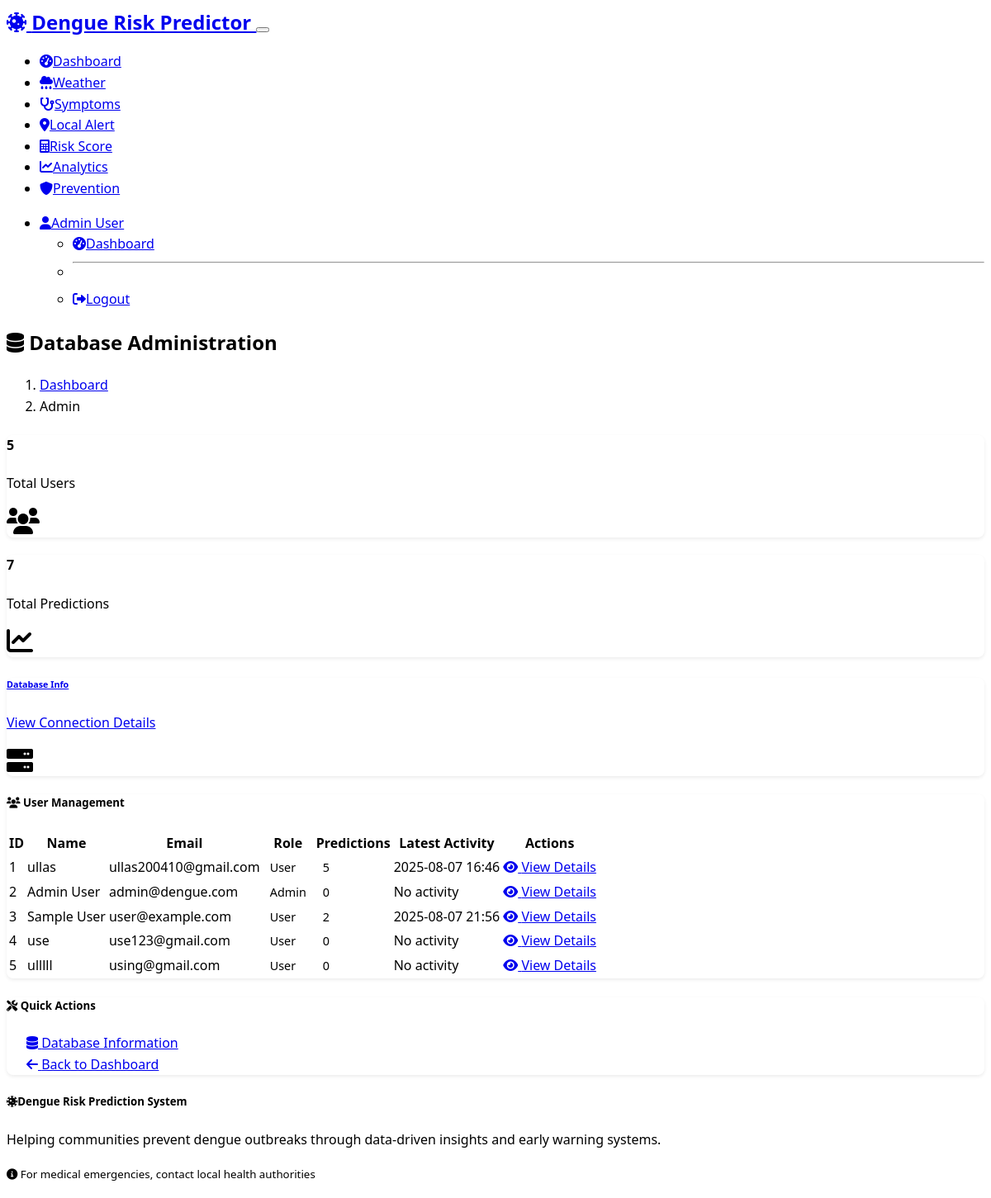
The app's page /admin (signed in) with its own data.
### app.py (models this page shows)
class User(UserMixin, db.Model):
    id = db.Column(db.Integer, primary_key=True)
    name = db.Column(db.String(100), nullable=False)
    email = db.Column(db.String(120), unique=True, nullable=False)
    password_hash = db.Column(db.String(256), nullable=False)
    is_admin = db.Column(db.Boolean, default=False, nullable=False)
    histories = db.relationship('History', backref='user', lazy=True, cascade='all, delete-orphan')

class History(db.Model):
    id = db.Column(db.Integer, primary_key=True)
    user_id = db.Column(db.Integer, db.ForeignKey('user.id'), nullable=False)
    city_name = db.Column(db.String(100), nullable=False)
    risk_level = db.Column(db.String(50), nullable=False)
    temperature = db.Column(db.Float, nullable=True)
    humidity = db.Column(db.Float, nullable=True)
    date_time = db.Column(db.DateTime, default=datetime.utcnow)

### app.py (the view)
@app.route('/admin')
@admin_required
def admin_dashboard():
    try:
        users = db.session.query(User).all()
        user_data = []
        for user in users:
            user_info = {
                'id': user.id,
                'name': user.name,
                'email': user.email,
                'is_admin': user.is_admin,
                'history_count': len(user.histories),
                'latest_activity': max([h.date_time for h in user.histories]) if user.histories else None
            }
            user_data.append(user_info)
        total_users = len(users)
        total_predictions = db.session.query(History).count()
        return render_template('admin_dashboard.html',
                             users=user_data,
                             total_users=total_users,
                             total_predictions=total_predictions)
    except Exception as e:
        logging.error(f"Admin dashboard error: {str(e)}")
        flash(f'Error loading admin dashboard: {str(e)}', 'error')
        return redirect(url_for('dashboard'))

### app.py (called while the page is built)
@login_manager.user_loader
def load_user(user_id):
    return User.query.get(int(user_id))

def admin_required(f):
    from functools import wraps
    @wraps(f)
    def decorated_function(*args, **kwargs):
        if not current_user.is_authenticated:
            flash('Please log in to access this page.', 'error')
            return redirect(url_for('login'))
        if not current_user.is_admin:
            flash('You do not have permission to access this page.', 'error')
            return redirect(url_for('dashboard'))
        return f(*args, **kwargs)
    return decorated_function

### templates/admin_dashboard.html (shortened to what this page needs)
{% extends "base.html" %}
{% block content %}
<div class="container mt-4">
    <div class="row">
        <div class="col-12">
            <h2>
                <i class="fas fa-database"></i> Database Administration
            </h2>
            <nav aria-label="breadcrumb">
                <ol class="breadcrumb">
                    <li class="breadcrumb-item"><a href="{{ url_for('dashboard') }}">Dashboard</a></li>
                    <li class="breadcrumb-item active">Admin</li>
                </ol>
            </nav>
        </div>
    </div>
    <div class="row mb-4">
        <div class="col-md-4">
            <div class="card bg-primary text-white">
                <div class="card-body">
                    <div class="d-flex justify-content-between">
                        <div>
                            <h4>{{ total_users }}</h4>
                            <p class="mb-0">Total Users</p>
                        </div>
                        <div class="align-self-center">
                            <i class="fas fa-users fa-2x"></i>
                        </div>
                    </div>
                </div>
            </div>
        </div>
        <div class="col-md-4">
            <div class="card bg-success text-white">
                <div class="card-body">
                    <div class="d-flex justify-content-between">
                        <div>
                            <h4>{{ total_predictions }}</h4>
                            <p class="mb-0">Total Predictions</p>
                        </div>
                        <div class="align-self-center">
                            <i class="fas fa-chart-line fa-2x"></i>
                        </div>
                    </div>
                </div>
            </div>
        </div>
        <div class="col-md-4">
            <div class="card bg-info text-white">
                <div class="card-body">
                    <div class="d-flex justify-content-between">
                        <div>
                            <a href="{{ url_for('database_info') }}" class="text-white text-decoration-none">
                                <h6>Database Info</h6>
                                <p class="mb-0">View Connection Details</p>
                            </a>
                        </div>
                        <div class="align-self-center">
                            <i class="fas fa-server fa-2x"></i>
                        </div>
                    </div>
                </div>
            </div>
        </div>
    </div>
    <div class="card">
        <div class="card-header">
            <h5 class="mb-0">
                <i class="fas fa-users"></i> User Management
            </h5>
        </div>
        <div class="card-body">
            {% if users %}
            <div class="table-responsive">
                <table class="table table-hover">
                    <thead class="table-dark">
                        <tr>
                            <th>ID</th>
                            <th>Name</th>
                            <th>Email</th>
                            <th>Role</th>
                            <th>Predictions</th>
                            <th>Latest Activity</th>
                            <th>Actions</th>
                        </tr>
                    </thead>
                    <tbody>
                        {% for user in users %}
                        <tr>
                            <td>{{ user.id }}</td>
                            <td>{{ user.name }}</td>
                            <td>{{ user.email }}</td>
                            <td>
                                {% if user.is_admin %}
                                    <span class="badge bg-danger">Admin</span>
                                {% else %}
                                    <span class="badge bg-secondary">User</span>
                                {% endif %}
                            </td>
                            <td>
                                <span class="badge bg-primary">{{ user.history_count }}</span>
                            </td>
                            <td>
                                {% if user.latest_activity %}
                                    {{ user.latest_activity.strftime('%Y-%m-%d %H:%M') }}
                                {% else %}
                                    <span class="text-muted">No activity</span>
                                {% endif %}
                            </td>
                            <td>
                                <a href="{{ url_for('admin_user_detail', user_id=user.id) }}"
                                   class="btn btn-sm btn-outline-primary">
                                    <i class="fas fa-eye"></i> View Details
                                </a>
                            </td>
                        </tr>
                        {% endfor %}
                    </tbody>
                </table>
            </div>
            {% else %}
            <div class="text-center py-4">
                <i class="fas fa-users fa-3x text-muted mb-3"></i>
                <p class="text-muted">No users found in the database.</p>
            </div>
            {% endif %}
        </div>
    </div>
    <div class="row mt-4">
        <div class="col-12">
            <div class="card">
                <div class="card-header">
                    <h5 class="mb-0">
                        <i class="fas fa-tools"></i> Quick Actions
                    </h5>
                </div>
                <div class="card-body">
                    <div class="row">
                        <div class="col-md-6">
                            <a href="{{ url_for('database_info') }}" class="btn btn-info btn-lg w-100 mb-2">
                                <i class="fas fa-database"></i> Database Information
                            </a>
                        </div>
                        <div class="col-md-6">
                            <a href="{{ url_for('dashboard') }}" class="btn btn-secondary btn-lg w-100 mb-2">
                                <i class="fas fa-arrow-left"></i> Back to Dashboard
                            </a>
                        </div>
                    </div>
                </div>
            </div>
        </div>
    </div>
</div>
{% endblock %}

### templates/base.html (shortened to what this page needs)
<!DOCTYPE html>
<html lang="en" data-bs-theme="dark">
<head>
    <link href="https://cdn.replit.com/agent/bootstrap-agent-dark-theme.min.css" rel="stylesheet">
    <link href="https://cdnjs.cloudflare.com/ajax/libs/font-awesome/6.0.0/css/all.min.css" rel="stylesheet">
    <link href="{{ url_for('static', filename='style.css') }}" rel="stylesheet">
    <link rel="stylesheet" href="https://unpkg.com/leaflet@1.9.4/dist/leaflet.css" />
</head>
<body>
    <nav class="navbar navbar-expand-lg navbar-dark bg-primary">
        <div class="container">
            <a class="navbar-brand fw-bold" href="{{ url_for('index') }}">
                <i class="fas fa-virus-covid me-2"></i>
                Dengue Risk Predictor
            </a>
            <button class="navbar-toggler" type="button" data-bs-toggle="collapse" data-bs-target="#navbarNav">
            </button>
            <div class="collapse navbar-collapse" id="navbarNav">
                <ul class="navbar-nav me-auto">
                    {% if current_user.is_authenticated %}
                    <li class="nav-item">
                        <a class="nav-link" href="{{ url_for('dashboard') }}">
                            <i class="fas fa-tachometer-alt me-1"></i>Dashboard
                        </a>
                    </li>
                    <li class="nav-item">
                        <a class="nav-link" href="{{ url_for('weather_prediction') }}">
                            <i class="fas fa-cloud-rain me-1"></i>Weather
                        </a>
                    </li>
                    <li class="nav-item">
                        <a class="nav-link" href="{{ url_for('symptom_checker_route') }}">
                            <i class="fas fa-stethoscope me-1"></i>Symptoms
                        </a>
                    </li>
                    <li class="nav-item">
                        <a class="nav-link" href="{{ url_for('local_alert_route') }}">
                            <i class="fas fa-map-marker-alt me-1"></i>Local Alert
                        </a>
                    </li>
                    <li class="nav-item">
                        <a class="nav-link" href="{{ url_for('risk_calculator_route') }}">
                            <i class="fas fa-calculator me-1"></i>Risk Score
                        </a>
                    </li>
                    <li class="nav-item">
                        <a class="nav-link" href="{{ url_for('visualization') }}">
                            <i class="fas fa-chart-line me-1"></i>Analytics
                        </a>
                    </li>
                    <li class="nav-item">
                        <a class="nav-link" href="{{ url_for('prevention') }}">
                            <i class="fas fa-shield-alt me-1"></i>Prevention
                        </a>
                    </li>
                    {% else %}
                    <li class="nav-item">
                        <a class="nav-link" href="{{ url_for('index') }}">
                            <i class="fas fa-home me-1"></i>Home
                        </a>
                    </li>
                    {% endif %}
                </ul>
                <ul class="navbar-nav">
                    {% if current_user.is_authenticated %}
                    <li class="nav-item dropdown">
                        <a class="nav-link dropdown-toggle" href="#" role="button" data-bs-toggle="dropdown" aria-expanded="false">
                            <i class="fas fa-user me-1"></i>{{ current_user.name }}
                        </a>
                        <ul class="dropdown-menu dropdown-menu-end">
                            <li><a class="dropdown-item" href="{{ url_for('dashboard') }}">
                                <i class="fas fa-tachometer-alt me-2"></i>Dashboard</a></li>
                            <li><hr class="dropdown-divider"></li>
                            <li><a class="dropdown-item" href="{{ url_for('logout') }}">
                                <i class="fas fa-sign-out-alt me-2"></i>Logout</a></li>
                        </ul>
                    </li>
                    {% endif %}
                </ul>
            </div>
        </div>
    </nav>
    <main class="py-4">
        {% block content %}{% endblock %}
    </main>
    <footer class="bg-dark text-light py-4 mt-5">
        <div class="container">
            <div class="row">
                <div class="col-md-8">
                    <h5><i class="fas fa-virus-covid me-2"></i>Dengue Risk Prediction System</h5>
                    <p class="mb-0">Helping communities prevent dengue outbreaks through data-driven insights and early warning systems.</p>
                </div>
                <div class="col-md-4 text-end">
                    <p class="mb-0">
                        <small>
                            <i class="fas fa-info-circle me-1"></i>
                            For medical emergencies, contact local health authorities
                        </small>
                    </p>
                </div>
            </div>
        </div>
    </footer>
</body>
</html>

### static/style.css (style rules this page uses)
:root { --dengue-danger: #dc3545; --dengue-warning: #ffc107; --dengue-success: #198754; --dengue-info: #0dcaf0; --dengue-primary: #0d6efd; }
body { font-family: 'Segoe UI', Tahoma, Geneva, Verdana, sans-serif; line-height: 1.6; }
.navbar-brand { font-size: 1.5rem; font-weight: bold; }
.card { transition: transform 0.2s ease-in-out, box-shadow 0.2s ease-in-out; border-radius: 0.5rem; }
.btn { border-radius: 0.375rem; font-weight: 500; transition: all 0.2s ease-in-out; }
.badge { font-size: 0.75em; padding: 0.375rem 0.5rem; border-radius: 0.375rem; }
footer { margin-top: auto; }
[data-bs-theme="dark"] .card { background-color: var(--bs-dark); border-color: var(--bs-border-color); }
.fade-in { animation: fadeIn 0.5s ease-in; }

### templates/admin_dashboard.html (style rules this page uses)
.card { border: none; box-shadow: 0 0.125rem 0.25rem rgba(0, 0, 0, 0.075); }
.badge { font-size: 0.9em; }
.btn-lg { padding: 1rem 1.5rem; }

### records on screen
User: name "Admin User", id "2", email "admin@dengue.com", history_count "0", shows "No activity"
User: id "1", name "ullas", email "ullas200410@gmail.com", shows "User", history_count "5", latest_activity "2025-08-07 16:46"
User: id "3", name "Sample User", email "user@example.com", history_count "2", latest_activity "2025-08-07 21:56"
User: id "4", name "use", email "use123@gmail.com", shows "User", history_count "0", shows "No activity"
User: id "5", name "ulllll", email "using@gmail.com", shows "User", history_count "0", shows "No activity"

### other values on screen
{{ total_users }} "5"
{{ total_predictions }} "7"
